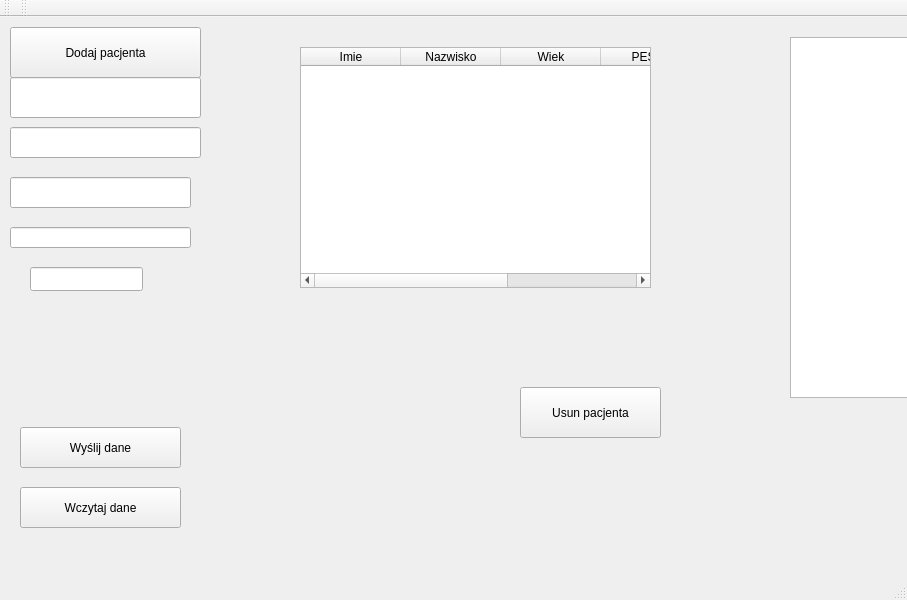
<?xml version="1.0" encoding="UTF-8"?>
<ui version="4.0">
 <class>PacjenciClass</class>
 <widget class="QMainWindow" name="PacjenciClass">
  <property name="geometry">
   <rect>
    <x>0</x>
    <y>0</y>
    <width>907</width>
    <height>600</height>
   </rect>
  </property>
  <property name="windowTitle">
   <string>Pacjenci</string>
  </property>
  <property name="autoFillBackground">
   <bool>false</bool>
  </property>
  <property name="unifiedTitleAndToolBarOnMac">
   <bool>false</bool>
  </property>
  <widget class="QWidget" name="centralWidget">
   <widget class="QPushButton" name="Button_Dodaj">
    <property name="geometry">
     <rect>
      <x>10</x>
      <y>10</y>
      <width>191</width>
      <height>51</height>
     </rect>
    </property>
    <property name="text">
     <string>Dodaj pacjenta</string>
    </property>
   </widget>
   <widget class="QPushButton" name="Button_Usun">
    <property name="geometry">
     <rect>
      <x>520</x>
      <y>370</y>
      <width>141</width>
      <height>51</height>
     </rect>
    </property>
    <property name="text">
     <string>Usun pacjenta</string>
    </property>
   </widget>
   <widget class="QListWidget" name="lista_pacjentow">
    <property name="geometry">
     <rect>
      <x>790</x>
      <y>20</y>
      <width>181</width>
      <height>361</height>
     </rect>
    </property>
    <property name="editTriggers">
     <set>QAbstractItemView::EditTrigger::DoubleClicked|QAbstractItemView::EditTrigger::EditKeyPressed</set>
    </property>
   </widget>
   <widget class="QLineEdit" name="lineEdit">
    <property name="geometry">
     <rect>
      <x>10</x>
      <y>60</y>
      <width>191</width>
      <height>41</height>
     </rect>
    </property>
   </widget>
   <widget class="QPushButton" name="SendDataButton">
    <property name="geometry">
     <rect>
      <x>20</x>
      <y>410</y>
      <width>161</width>
      <height>41</height>
     </rect>
    </property>
    <property name="text">
     <string>Wyślij dane</string>
    </property>
   </widget>
   <widget class="QTableWidget" name="tabela_pacjentow">
    <property name="geometry">
     <rect>
      <x>300</x>
      <y>30</y>
      <width>351</width>
      <height>241</height>
     </rect>
    </property>
    <column>
     <property name="text">
      <string>Imie</string>
     </property>
    </column>
    <column>
     <property name="text">
      <string>Nazwisko</string>
     </property>
    </column>
    <column>
     <property name="text">
      <string>Wiek</string>
     </property>
    </column>
    <column>
     <property name="text">
      <string>PESEL</string>
     </property>
    </column>
    <column>
     <property name="text">
      <string>Koszt leczenia</string>
     </property>
    </column>
   </widget>
   <widget class="QLineEdit" name="lineEdit_2">
    <property name="geometry">
     <rect>
      <x>10</x>
      <y>110</y>
      <width>191</width>
      <height>31</height>
     </rect>
    </property>
   </widget>
   <widget class="QLineEdit" name="lineEdit_3">
    <property name="geometry">
     <rect>
      <x>10</x>
      <y>160</y>
      <width>181</width>
      <height>31</height>
     </rect>
    </property>
   </widget>
   <widget class="QLineEdit" name="lineEdit_4">
    <property name="geometry">
     <rect>
      <x>10</x>
      <y>210</y>
      <width>181</width>
      <height>21</height>
     </rect>
    </property>
   </widget>
   <widget class="QLineEdit" name="lineEdit_5">
    <property name="geometry">
     <rect>
      <x>30</x>
      <y>250</y>
      <width>113</width>
      <height>24</height>
     </rect>
    </property>
   </widget>
   <widget class="QPushButton" name="ReadDataButton">
    <property name="geometry">
     <rect>
      <x>20</x>
      <y>470</y>
      <width>161</width>
      <height>41</height>
     </rect>
    </property>
    <property name="text">
     <string>Wczytaj dane</string>
    </property>
   </widget>
  </widget>
  <widget class="QMenuBar" name="menuBar">
   <property name="geometry">
    <rect>
     <x>0</x>
     <y>0</y>
     <width>907</width>
     <height>21</height>
    </rect>
   </property>
  </widget>
  <widget class="QToolBar" name="mainToolBar">
   <attribute name="toolBarArea">
    <enum>TopToolBarArea</enum>
   </attribute>
   <attribute name="toolBarBreak">
    <bool>false</bool>
   </attribute>
  </widget>
  <widget class="QStatusBar" name="statusBar"/>
  <widget class="QToolBar" name="toolBar">
   <property name="windowTitle">
    <string>toolBar</string>
   </property>
   <attribute name="toolBarArea">
    <enum>TopToolBarArea</enum>
   </attribute>
   <attribute name="toolBarBreak">
    <bool>false</bool>
   </attribute>
  </widget>
 </widget>
 <layoutdefault spacing="6" margin="11"/>
 <resources>
  <include location="Pacjenci.qrc"/>
 </resources>
 <connections>
  <connection>
   <sender>Button_Dodaj</sender>
   <signal>clicked()</signal>
   <receiver>PacjenciClass</receiver>
   <slot>DodajPacjentaButton_clicked()</slot>
   <hints>
    <hint type="sourcelabel">
     <x>91</x>
     <y>98</y>
    </hint>
    <hint type="destinationlabel">
     <x>93</x>
     <y>297</y>
    </hint>
   </hints>
  </connection>
  <connection>
   <sender>Button_Usun</sender>
   <signal>clicked()</signal>
   <receiver>PacjenciClass</receiver>
   <slot>UsunPacjentaButton_clicked()</slot>
   <hints>
    <hint type="sourcelabel">
     <x>550</x>
     <y>448</y>
    </hint>
    <hint type="destinationlabel">
     <x>529</x>
     <y>563</y>
    </hint>
   </hints>
  </connection>
  <connection>
   <sender>lista_pacjentow</sender>
   <signal>currentRowChanged(int)</signal>
   <receiver>PacjenciClass</receiver>
   <slot>WidgetList_rowchanged()</slot>
   <hints>
    <hint type="sourcelabel">
     <x>958</x>
     <y>354</y>
    </hint>
    <hint type="destinationlabel">
     <x>809</x>
     <y>417</y>
    </hint>
   </hints>
  </connection>
  <connection>
   <sender>tabela_pacjentow</sender>
   <signal>cellChanged(int,int)</signal>
   <receiver>PacjenciClass</receiver>
   <slot>item_changed()</slot>
   <hints>
    <hint type="sourcelabel">
     <x>475</x>
     <y>188</y>
    </hint>
    <hint type="destinationlabel">
     <x>347</x>
     <y>479</y>
    </hint>
   </hints>
  </connection>
  <connection>
   <sender>SendDataButton</sender>
   <signal>clicked()</signal>
   <receiver>PacjenciClass</receiver>
   <slot>saveToFile_ButtonClicked()</slot>
   <hints>
    <hint type="sourcelabel">
     <x>112</x>
     <y>453</y>
    </hint>
    <hint type="destinationlabel">
     <x>128</x>
     <y>565</y>
    </hint>
   </hints>
  </connection>
  <connection>
   <sender>ReadDataButton</sender>
   <signal>clicked()</signal>
   <receiver>PacjenciClass</receiver>
   <slot>ReadData_ButtonClicked()</slot>
   <hints>
    <hint type="sourcelabel">
     <x>100</x>
     <y>528</y>
    </hint>
    <hint type="destinationlabel">
     <x>453</x>
     <y>299</y>
    </hint>
   </hints>
  </connection>
 </connections>
 <slots>
  <slot>DodajPacjentaButton_clicked()</slot>
  <slot>UsunPacjentaButton_clicked()</slot>
  <slot>WidgetList_rowchanged()</slot>
  <slot>item_changed()</slot>
  <slot>saveToFile_ButtonClicked()</slot>
  <slot>ReadData_ButtonClicked()</slot>
 </slots>
</ui>
